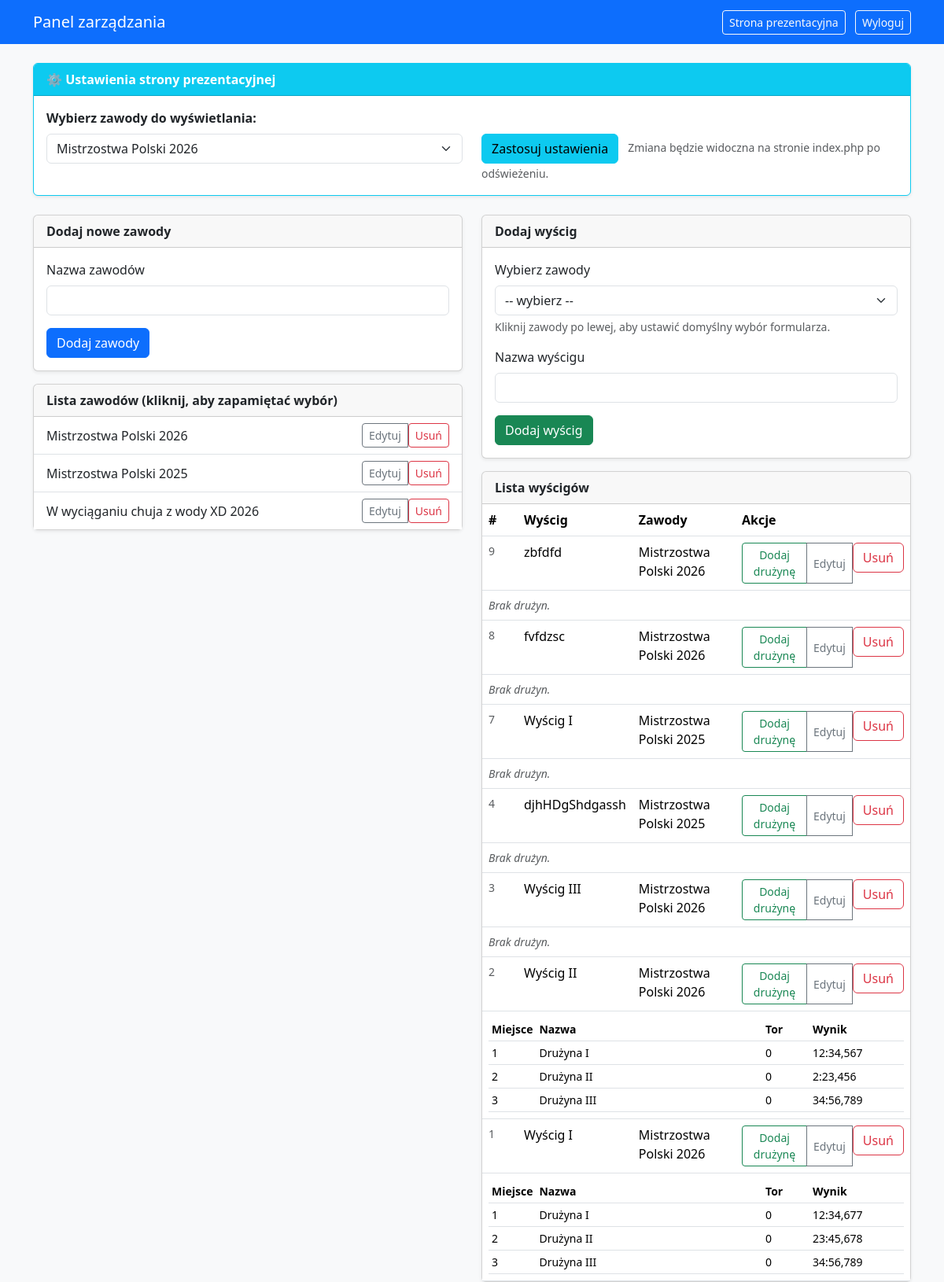
/management.php (signed in), run on an earlier commit of the app's database.
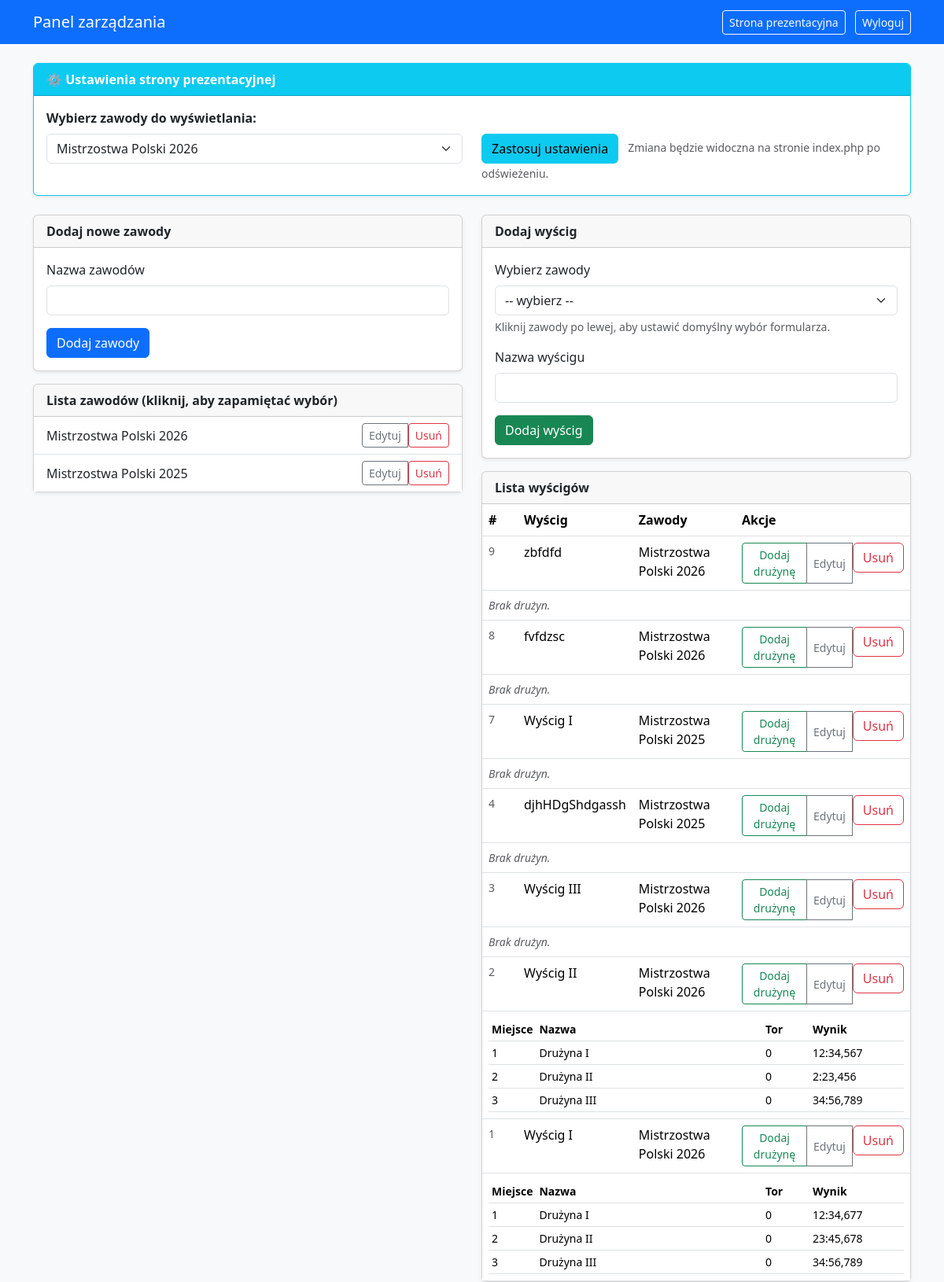
And on a later commit of the database.
### tables this page shows
CREATE TABLE `zawody` (
  `id` int(11) NOT NULL,
  `nazwa` text NOT NULL
);

CREATE TABLE `wyscigi` (
  `id` int(11) NOT NULL,
  `id_zawodow` int(11) NOT NULL,
  `nazwa` text NOT NULL
);

CREATE TABLE `druzyny` (
  `id` int(11) NOT NULL,
  `nazwa` text NOT NULL,
  `wynik` varchar(16) DEFAULT NULL,
  `miejsce` int(11) NOT NULL,
  `tor` int(11) NOT NULL,
  `id_wyscigu` int(11) NOT NULL
);

### management.php (the view, shortened to what the changed rows need)
<?php
require_once "config.php";
$zawody = [];
$res = $conn->query("SELECT id, nazwa FROM zawody ORDER BY id ASC");
if ($res) {
    while ($r = $res->fetch_assoc()) $zawody[] = $r;
}
$druzyny_by_wyscig = [];
$res3 = $conn->query("SELECT id, nazwa, wynik, tor, miejsce, id_wyscigu FROM druzyny ORDER BY id_wyscigu ASC, miejsce ASC");
if ($res3) {
    while ($row = $res3->fetch_assoc()) {
        $idw = (int)$row['id_wyscigu'];
        if (!isset($druzyny_by_wyscig[$idw])) $druzyny_by_wyscig[$idw] = [];
        $druzyny_by_wyscig[$idw][] = $row;
    }
}
$selected_zawody_formularz = isset($_COOKIE['zawody_formularz']) ? (int)$_COOKIE['zawody_formularz'] : 0;
$wyscigi = [];
$where = '';
$res2 = $conn->query("
    SELECT w.id AS id, w.nazwa AS nazwa_w, w.id_zawodow, z.nazwa AS nazwa_z
    FROM wyscigi w
    LEFT JOIN zawody z ON w.id_zawodow = z.id
    $where
    ORDER BY w.id DESC
");
if ($res2) {
    while ($r = $res2->fetch_assoc()) $wyscigi[] = $r;
}
?>
<!DOCTYPE html>
<html lang="pl">
<head>
    <link href="https://cdn.jsdelivr.net/npm/bootstrap@5.3.2/dist/css/bootstrap.min.css" rel="stylesheet">
</head>
<body class="bg-light">
<div class="container">
    <div class="row gy-4">
        <div class="col-md-6">
            <div class="card shadow-sm mt-3">
                <div class="card-body p-0">
                    <?php if (empty($zawody)): ?>
                        <div class="p-3">Brak zawodów.</div>
                    <?php else: ?>
                        <div class="list-group list-group-flush">
                            <?php foreach ($zawody as $z):
                                $isActive = ($selected_zawody_formularz === (int)$z['id']);
                                ?>
                                <div class="list-group-item d-flex justify-content-between align-items-center zawody-item<?php echo $isActive ? ' active' : ''; ?>"
                                     data-id="<?php echo (int)$z['id']; ?>">
                                    <div class="zawody-nazwa"><?php echo htmlspecialchars($z['nazwa']); ?></div>
                                    <div class="btn-group">
                                        <button type="button" class="btn btn-sm btn-outline-secondary edit-zawody-btn"
                                                data-id="<?php echo (int)$z['id']; ?>"
                                                data-nazwa="<?php echo htmlspecialchars($z['nazwa'], ENT_QUOTES); ?>">Edytuj</button>
                                        <form method="post" style="display:inline;" onsubmit="return confirm('Usunąć zawody?');">
                                            <button class="btn btn-sm btn-outline-danger" type="submit">Usuń</button>
                                        </form>
                                    </div>
                                </div>
                            <?php endforeach; ?>
                        </div>
                    <?php endif; ?>
                </div>
            </div>
        </div>
        <div class="col-md-6">
            <div class="card shadow-sm mt-3">
                <div class="card-body p-0">
                    <?php if (empty($wyscigi)): ?>
                        <div class="p-3">Brak wyścigów.</div>
                    <?php else: ?>
                        <table class="table mb-0">
                            <thead>
                            <tr><th style="width:45px">#</th><th>Wyścig</th><th>Zawody</th><th>Akcje</th></tr>
                            </thead>
                            <tbody>
                            <?php foreach ($wyscigi as $w): ?>
                                <tr class="wyscig-row" data-id="<?php echo (int)$w['id']; ?>" data-zawody="<?php echo (int)$w['id_zawodow']; ?>">
                                    <td class="text-muted small"><?php echo (int)$w['id']; ?></td>
                                    <td><?php echo htmlspecialchars($w['nazwa_w']); ?></td>
                                    <td><?php echo htmlspecialchars(isset($w['nazwa_z']) ? $w['nazwa_z'] : '—'); ?></td>
                                    <td>
                                        <div class="btn-group btn-group-sm">
                                            <button type="button" class="btn btn-outline-success" data-bs-toggle="modal" data-bs-target="#addDruzynaModal"
                                                    data-id="<?php echo (int)$w['id']; ?>" data-wyscignazwa="<?php echo htmlspecialchars($w['nazwa_w'], ENT_QUOTES); ?>">Dodaj drużynę</button>
                                            <button type="button" class="btn btn-outline-secondary" data-bs-toggle="modal" data-bs-target="#editWyscigModal"
                                                    data-id="<?php echo (int)$w['id']; ?>" data-nazwa="<?php echo htmlspecialchars($w['nazwa_w'], ENT_QUOTES); ?>" data-idz="<?php echo (int)$w['id_zawodow']; ?>">Edytuj</button>
                                            <form method="post" style="display:inline;" onsubmit="return confirm('Usunąć wyścig?');">
                                                <button class="btn btn-outline-danger" type="submit">Usuń</button>
                                            </form>
                                        </div>
                                    </td>
                                </tr>
                                <tr class="teams-row" data-wyscig="<?php echo (int)$w['id']; ?>">
                                    <td colspan="4" class="small text-muted">
                                        <?php
                                        $teams = isset($druzyny_by_wyscig[(int)$w['id']]) ? $druzyny_by_wyscig[(int)$w['id']] : [];
                                        if (empty($teams)) {
                                            echo '<em>Brak drużyn.</em>';
                                        } else {
                                            echo '<table class="table table-sm mb-0">';
                                            echo '<thead><tr><th style="width:60px">Miejsce</th><th>Nazwa</th><th style="width:60px">Tor</th><th style="width:120px">Wynik</th></tr></thead><tbody>';
                                            foreach ($teams as $t) {
                                                $team_id = (int)$t['id'];
                                                $wynik = $t['wynik'];
                                                $tor = $t['tor'];
                                                $miejsce = (int)$t['miejsce'];
                                                $nazwa_t = htmlspecialchars($t['nazwa']);
                                                echo '<tr class="team-editable" data-team-id="' . $team_id . '" data-team-name="' . $nazwa_t . '" data-team-wynik="' . htmlspecialchars($wynik) . '" data-team-tor="' . htmlspecialchars($tor) . '" data-team-miejsce="' . $miejsce . '" data-team-wyscig="' . (int)$t['id_wyscigu'] . '">';
                                                echo '<td>' . $miejsce . '</td>';
                                                echo '<td>' . $nazwa_t . '</td>';
                                                echo '<td>' . ($tor !== null && $tor !== '' ? htmlspecialchars($tor) : '—') . '</td>';
                                                echo '<td>' . ($wynik !== null && $wynik !== '' ? htmlspecialchars($wynik) : '—') . '</td>';
                                                echo '</tr>';
                                            }
                                            echo '</tbody></table>';
                                        }
                                        ?>
                                    </td>
                                </tr>
                            <?php endforeach; ?>
                            </tbody>
                        </table>
                    <?php endif; ?>
                </div>
            </div>
        </div>
    </div>
</div>
</body>
</html>

What changed in the data, as far as the page shows it:
removed zawody: nazwa "W wyciąganiu chuja z wody XD 2026"
